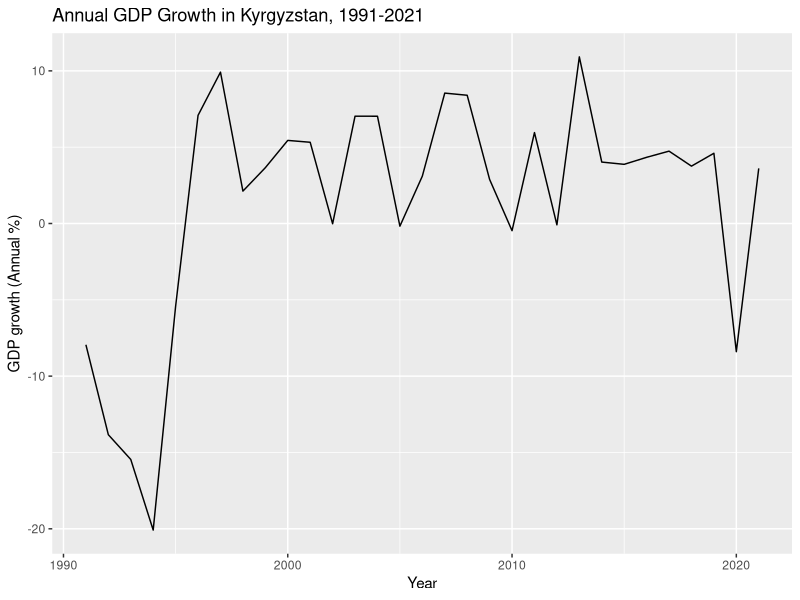
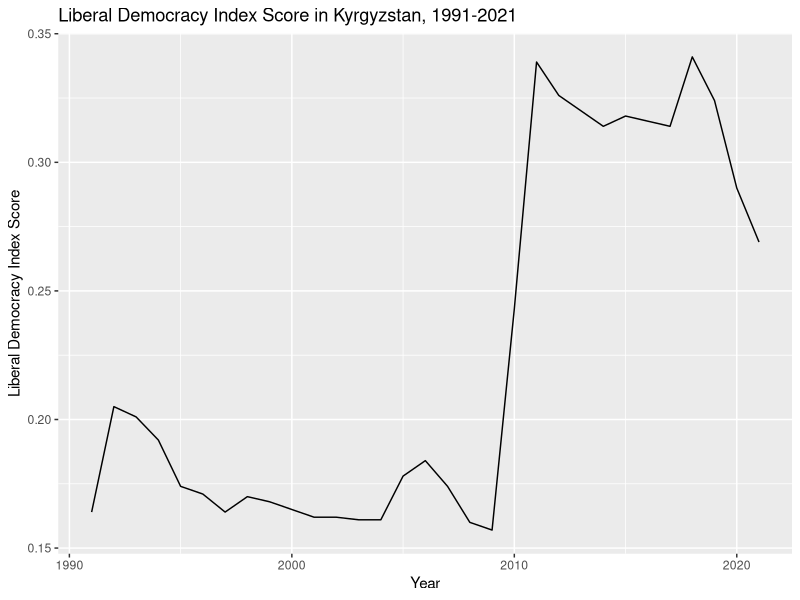
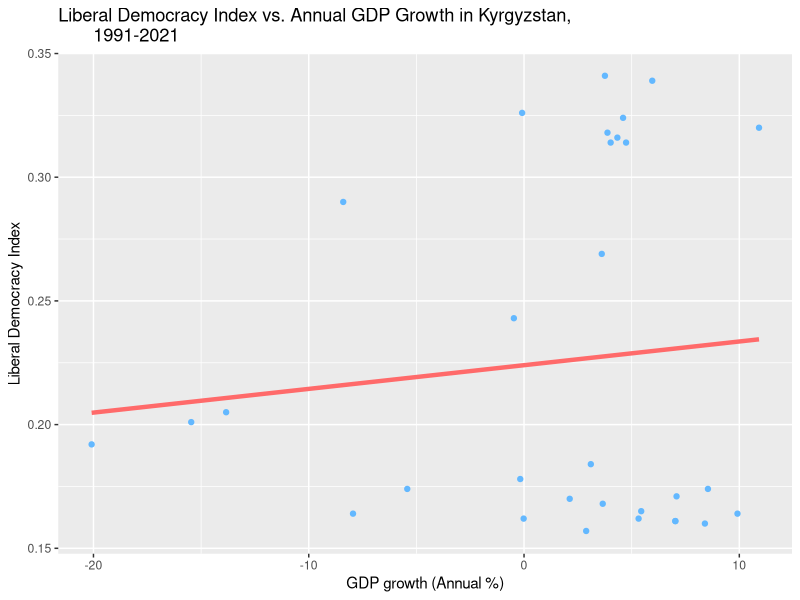

Here is the R script that generated these plots, in order:
## ---- chunk 1
library(tidyverse)
library(broom)
library(ggplot2)
library(modelr)
## ---- chunk 2
#Loading and joining data
ldi <- read_csv("Kyrgyzstan.csv")
gdp_growth <- read_csv("wbdatacleaned.csv")
kyrgyz <- ldi |>
 left_join(gdp_growth)

#Visualization of GDP growth over time
gdp_growth_graph <- 
  ggplot(data = kyrgyz, 
          mapping = aes(x = `Year`, 
                        y = `GDP growth (annual %)`)) +
  geom_line() +
  labs(x = "Year", 
       y = "GDP growth (Annual %)", 
       title = "Annual GDP Growth in Kyrgyzstan, 1991-2021")
gdp_growth_graph

#Visualization of LDI over time
ldi_graph <- 
  ggplot(data = kyrgyz, 
          mapping = aes(x = `Year`, 
                        y = `Liberal Democracy Index`)) +
  geom_line() +
  labs(x = "Year", 
       y = "Liberal Democracy Index Score", 
       title = "Liberal Democracy Index Score in Kyrgyzstan, 1991-2021")
ldi_graph

#Linear regression 
regression <- lm(`Liberal Democracy Index` ~ `GDP growth (annual %)`, 
                 data = kyrgyz)
regression
summary(regression)

#Coefficients
coef(regression)

#Graphing regression
ggplot(regression, aes(x = `GDP growth (annual %)`, 
                       y = `Liberal Democracy Index`)) + 
  geom_point(color = "steelblue1") + 
  labs(x = "GDP growth (Annual %)", 
       y = "Liberal Democracy Index", 
       title = "Liberal Democracy Index vs. Annual GDP Growth in Kyrgyzstan,
       1991-2021" ) +
#geom vline, hline
  geom_smooth(method = "lm", 
              se = FALSE, 
              color = "indianred1", 
              size = 1.5)
## ---- chunk 3
#not causal; association. observing relationship
## ---- chunk 4

#LDI and GDP alone
#if LDI 0, gdp would be.
#if GDP growth 1 pp increase, LDI 
#On average, LDI increases by x if GDP growth rate increases by 1 percentage point [contingent on holding [[other variable]]] fixed

#statistically significant.

#Regression with important confounders: LDI, GDP, Aid, Revolutions, Inequality (and explain why important). 
#interpretations of coefficient
#does association go away?
#is it still significant?
  
#run a separate regression with revolution

## ---- chunk 5
#Results Summary
#Hypothesis Support
#Limitations and Threats
#Improvements

#is positive assoc, but can it be explained by other things - if put other variables in, does association go away?
